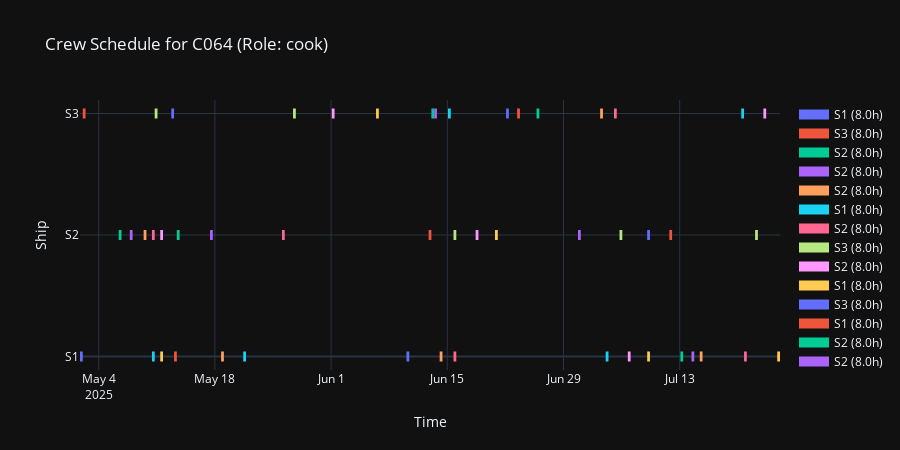

The code cell stored with this chart in its notebook:
### Code cell
_= plot_crew_schedule(df, 'C064', plot=True)

### Figure 1 — Plotly figure (JSON) as saved in the notebook; plotly's stock layout.template omitted (floating-point values rounded to 4 significant figures)
{"data": [{"hovertemplate": "Ship: S1<br>Role: cook<br>Shift length: 8.0 hours<br>%{x|%Y-%m-%d %H:%M}", "line": {"width": 10}, "mode": "lines", "name": "S1 (8.0h)", "x": ["2025-05-01T18:00:00-05:00", "2025-05-02T02:00:00-05:00"], "y": [0, 0], "type": "scatter"}, {"hovertemplate": "Ship: S3<br>Role: cook<br>Shift length: 8.0 hours<br>%{x|%Y-%m-%d %H:%M}", "line": {"width": 10}, "mode": "lines", "name": "S3 (8.0h)", "x": ["2025-05-02T02:00:00-05:00", "2025-05-02T10:00:00-05:00"], "y": [2, 2], "type": "scatter"}, {"hovertemplate": "Ship: S2<br>Role: cook<br>Shift length: 8.0 hours<br>%{x|%Y-%m-%d %H:%M}", "line": {"width": 10}, "mode": "lines", "name": "S2 (8.0h)", "x": ["2025-05-06T10:00:00-05:00", "2025-05-06T18:00:00-05:00"], "y": [1, 1], "type": "scatter"}, {"hovertemplate": "Ship: S2<br>Role: cook<br>Shift length: 8.0 hours<br>%{x|%Y-%m-%d %H:%M}", "line": {"width": 10}, "mode": "lines", "name": "S2 (8.0h)", "x": ["2025-05-07T18:00:00-05:00", "2025-05-08T02:00:00-05:00"], "y": [1, 1], "type": "scatter"}, {"hovertemplate": "Ship: S2<br>Role: cook<br>Shift length: 8.0 hours<br>%{x|%Y-%m-%d %H:%M}", "line": {"width": 10}, "mode": "lines", "name": "S2 (8.0h)", "x": ["2025-05-09T10:00:00-05:00", "2025-05-09T18:00:00-05:00"], "y": [1, 1], "type": "scatter"}, {"hovertemplate": "Ship: S1<br>Role: cook<br>Shift length: 8.0 hours<br>%{x|%Y-%m-%d %H:%M}", "line": {"width": 10}, "mode": "lines", "name": "S1 (8.0h)", "x": ["2025-05-10T10:00:00-05:00", "2025-05-10T18:00:00-05:00"], "y": [0, 0], "type": "scatter"}, {"hovertemplate": "Ship: S2<br>Role: cook<br>Shift length: 8.0 hours<br>%{x|%Y-%m-%d %H:%M}", "line": {"width": 10}, "mode": "lines", "name": "S2 (8.0h)", "x": ["2025-05-10T10:00:00-05:00", "2025-05-10T18:00:00-05:00"], "y": [1, 1], "type": "scatter"}, {"hovertemplate": "Ship: S3<br>Role: cook<br>Shift length: 8.0 hours<br>%{x|%Y-%m-%d %H:%M}", "line": {"width": 10}, "mode": "lines", "name": "S3 (8.0h)", "x": ["2025-05-10T18:00:00-05:00", "2025-05-11T02:00:00-05:00"], "y": [2, 2], "type": "scatter"}, {"hovertemplate": "Ship: S2<br>Role: cook<br>Shift length: 8.0 hours<br>%{x|%Y-%m-%d %H:%M}", "line": {"width": 10}, "mode": "lines", "name": "S2 (8.0h)", "x": ["2025-05-11T10:00:00-05:00", "2025-05-11T18:00:00-05:00"], "y": [1, 1], "type": "scatter"}, {"hovertemplate": "Ship: S1<br>Role: cook<br>Shift length: 8.0 hours<br>%{x|%Y-%m-%d %H:%M}", "line": {"width": 10}, "mode": "lines", "name": "S1 (8.0h)", "x": ["2025-05-11T10:00:00-05:00", "2025-05-11T18:00:00-05:00"], "y": [0, 0], "type": "scatter"}, {"hovertemplate": "Ship: S3<br>Role: cook<br>Shift length: 8.0 hours<br>%{x|%Y-%m-%d %H:%M}", "line": {"width": 10}, "mode": "lines", "name": "S3 (8.0h)", "x": ["2025-05-12T18:00:00-05:00", "2025-05-13T02:00:00-05:00"], "y": [2, 2], "type": "scatter"}, {"hovertemplate": "Ship: S1<br>Role: cook<br>Shift length: 8.0 hours<br>%{x|%Y-%m-%d %H:%M}", "line": {"width": 10}, "mode": "lines", "name": "S1 (8.0h)", "x": ["2025-05-13T02:00:00-05:00", "2025-05-13T10:00:00-05:00"], "y": [0, 0], "type": "scatter"}, {"hovertemplate": "Ship: S2<br>Role: cook<br>Shift length: 8.0 hours<br>%{x|%Y-%m-%d %H:%M}", "line": {"width": 10}, "mode": "lines", "name": "S2 (8.0h)", "x": ["2025-05-13T10:00:00-05:00", "2025-05-13T18:00:00-05:00"], "y": [1, 1], "type": "scatter"}, {"hovertemplate": "Ship: S2<br>Role: cook<br>Shift length: 8.0 hours<br>%{x|%Y-%m-%d %H:%M}", "line": {"width": 10}, "mode": "lines", "name": "S2 (8.0h)", "x": ["2025-05-17T10:00:00-05:00", "2025-05-17T18:00:00-05:00"], "y": [1, 1], "type": "scatter"}, {"hovertemplate": "Ship: S1<br>Role: cook<br>Shift length: 8.0 hours<br>%{x|%Y-%m-%d %H:%M}", "line": {"width": 10}, "mode": "lines", "name": "S1 (8.0h)", "x": ["2025-05-18T18:00:00-05:00", "2025-05-19T02:00:00-05:00"], "y": [0, 0], "type": "scatter"}, {"hovertemplate": "Ship: S1<br>Role: cook<br>Shift length: 8.0 hours<br>%{x|%Y-%m-%d %H:%M}", "line": {"width": 10}, "mode": "lines", "name": "S1 (8.0h)", "x": ["2025-05-21T10:00:00-05:00", "2025-05-21T18:00:00-05:00"], "y": [0, 0], "type": "scatter"}, {"hovertemplate": "Ship: S2<br>Role: cook<br>Shift length: 8.0 hours<br>%{x|%Y-%m-%d %H:%M}", "line": {"width": 10}, "mode": "lines", "name": "S2 (8.0h)", "x": ["2025-05-26T02:00:00-05:00", "2025-05-26T10:00:00-05:00"], "y": [1, 1], "type": "scatter"}, {"hovertemplate": "Ship: S3<br>Role: cook<br>Shift length: 8.0 hours<br>%{x|%Y-%m-%d %H:%M}", "line": {"width": 10}, "mode": "lines", "name": "S3 (8.0h)", "x": ["2025-05-27T10:00:00-05:00", "2025-05-27T18:00:00-05:00"], "y": [2, 2], "type": "scatter"}, {"hovertemplate": "Ship: S3<br>Role: cook<br>Shift length: 8.0 hours<br>%{x|%Y-%m-%d %H:%M}", "line": {"width": 10}, "mode": "lines", "name": "S3 (8.0h)", "x": ["2025-06-01T02:00:00-05:00", "2025-06-01T10:00:00-05:00"], "y": [2, 2], "type": "scatter"}, {"hovertemplate": "Ship: S3<br>Role: cook<br>Shift length: 8.0 hours<br>%{x|%Y-%m-%d %H:%M}", "line": {"width": 10}, "mode": "lines", "name": "S3 (8.0h)", "x": ["2025-06-06T10:00:00-05:00", "2025-06-06T18:00:00-05:00"], "y": [2, 2], "type": "scatter"}, {"hovertemplate": "Ship: S1<br>Role: cook<br>Shift length: 8.0 hours<br>%{x|%Y-%m-%d %H:%M}", "line": {"width": 10}, "mode": "lines", "name": "S1 (8.0h)", "x": ["2025-06-10T02:00:00-05:00", "2025-06-10T10:00:00-05:00"], "y": [0, 0], "type": "scatter"}, {"hovertemplate": "Ship: S2<br>Role: cook<br>Shift length: 8.0 hours<br>%{x|%Y-%m-%d %H:%M}", "line": {"width": 10}, "mode": "lines", "name": "S2 (8.0h)", "x": ["2025-06-12T18:00:00-05:00", "2025-06-13T02:00:00-05:00"], "y": [1, 1], "type": "scatter"}, {"hovertemplate": "Ship: S3<br>Role: cook<br>Shift length: 8.0 hours<br>%{x|%Y-%m-%d %H:%M}", "line": {"width": 10}, "mode": "lines", "name": "S3 (8.0h)", "x": ["2025-06-13T02:00:00-05:00", "2025-06-13T10:00:00-05:00"], "y": [2, 2], "type": "scatter"}, {"hovertemplate": "Ship: S3<br>Role: cook<br>Shift length: 8.0 hours<br>%{x|%Y-%m-%d %H:%M}", "line": {"width": 10}, "mode": "lines", "name": "S3 (8.0h)", "x": ["2025-06-13T10:00:00-05:00", "2025-06-13T18:00:00-05:00"], "y": [2, 2], "type": "scatter"}, {"hovertemplate": "Ship: S1<br>Role: cook<br>Shift length: 8.0 hours<br>%{x|%Y-%m-%d %H:%M}", "line": {"width": 10}, "mode": "lines", "name": "S1 (8.0h)", "x": ["2025-06-14T02:00:00-05:00", "2025-06-14T10:00:00-05:00"], "y": [0, 0], "type": "scatter"}, {"hovertemplate": "Ship: S3<br>Role: cook<br>Shift length: 8.0 hours<br>%{x|%Y-%m-%d %H:%M}", "line": {"width": 10}, "mode": "lines", "name": "S3 (8.0h)", "x": ["2025-06-15T02:00:00-05:00", "2025-06-15T10:00:00-05:00"], "y": [2, 2], "type": "scatter"}, {"hovertemplate": "Ship: S1<br>Role: cook<br>Shift length: 8.0 hours<br>%{x|%Y-%m-%d %H:%M}", "line": {"width": 10}, "mode": "lines", "name": "S1 (8.0h)", "x": ["2025-06-15T18:00:00-05:00", "2025-06-16T02:00:00-05:00"], "y": [0, 0], "type": "scatter"}, {"hovertemplate": "Ship: S2<br>Role: cook<br>Shift length: 8.0 hours<br>%{x|%Y-%m-%d %H:%M}", "line": {"width": 10}, "mode": "lines", "name": "S2 (8.0h)", "x": ["2025-06-15T18:00:00-05:00", "2025-06-16T02:00:00-05:00"], "y": [1, 1], "type": "scatter"}, {"hovertemplate": "Ship: S2<br>Role: cook<br>Shift length: 8.0 hours<br>%{x|%Y-%m-%d %H:%M}", "line": {"width": 10}, "mode": "lines", "name": "S2 (8.0h)", "x": ["2025-06-18T10:00:00-05:00", "2025-06-18T18:00:00-05:00"], "y": [1, 1], "type": "scatter"}, {"hovertemplate": "Ship: S2<br>Role: cook<br>Shift length: 8.0 hours<br>%{x|%Y-%m-%d %H:%M}", "line": {"width": 10}, "mode": "lines", "name": "S2 (8.0h)", "x": ["2025-06-20T18:00:00-05:00", "2025-06-21T02:00:00-05:00"], "y": [1, 1], "type": "scatter"}, {"hovertemplate": "Ship: S3<br>Role: cook<br>Shift length: 8.0 hours<br>%{x|%Y-%m-%d %H:%M}", "line": {"width": 10}, "mode": "lines", "name": "S3 (8.0h)", "x": ["2025-06-22T02:00:00-05:00", "2025-06-22T10:00:00-05:00"], "y": [2, 2], "type": "scatter"}, {"hovertemplate": "Ship: S3<br>Role: cook<br>Shift length: 8.0 hours<br>%{x|%Y-%m-%d %H:%M}", "line": {"width": 10}, "mode": "lines", "name": "S3 (8.0h)", "x": ["2025-06-23T10:00:00-05:00", "2025-06-23T18:00:00-05:00"], "y": [2, 2], "type": "scatter"}, {"hovertemplate": "Ship: S3<br>Role: cook<br>Shift length: 8.0 hours<br>%{x|%Y-%m-%d %H:%M}", "line": {"width": 10}, "mode": "lines", "name": "S3 (8.0h)", "x": ["2025-06-25T18:00:00-05:00", "2025-06-26T02:00:00-05:00"], "y": [2, 2], "type": "scatter"}, {"hovertemplate": "Ship: S2<br>Role: cook<br>Shift length: 8.0 hours<br>%{x|%Y-%m-%d %H:%M}", "line": {"width": 10}, "mode": "lines", "name": "S2 (8.0h)", "x": ["2025-06-30T18:00:00-05:00", "2025-07-01T02:00:00-05:00"], "y": [1, 1], "type": "scatter"}, {"hovertemplate": "Ship: S3<br>Role: cook<br>Shift length: 8.0 hours<br>%{x|%Y-%m-%d %H:%M}", "line": {"width": 10}, "mode": "lines", "name": "S3 (8.0h)", "x": ["2025-07-03T10:00:00-05:00", "2025-07-03T18:00:00-05:00"], "y": [2, 2], "type": "scatter"}, {"hovertemplate": "Ship: S1<br>Role: cook<br>Shift length: 8.0 hours<br>%{x|%Y-%m-%d %H:%M}", "line": {"width": 10}, "mode": "lines", "name": "S1 (8.0h)", "x": ["2025-07-04T02:00:00-05:00", "2025-07-04T10:00:00-05:00"], "y": [0, 0], "type": "scatter"}, {"hovertemplate": "Ship: S3<br>Role: cook<br>Shift length: 8.0 hours<br>%{x|%Y-%m-%d %H:%M}", "line": {"width": 10}, "mode": "lines", "name": "S3 (8.0h)", "x": ["2025-07-05T02:00:00-05:00", "2025-07-05T10:00:00-05:00"], "y": [2, 2], "type": "scatter"}, {"hovertemplate": "Ship: S2<br>Role: cook<br>Shift length: 8.0 hours<br>%{x|%Y-%m-%d %H:%M}", "line": {"width": 10}, "mode": "lines", "name": "S2 (8.0h)", "x": ["2025-07-05T18:00:00-05:00", "2025-07-06T02:00:00-05:00"], "y": [1, 1], "type": "scatter"}, {"hovertemplate": "Ship: S1<br>Role: cook<br>Shift length: 8.0 hours<br>%{x|%Y-%m-%d %H:%M}", "line": {"width": 10}, "mode": "lines", "name": "S1 (8.0h)", "x": ["2025-07-06T18:00:00-05:00", "2025-07-07T02:00:00-05:00"], "y": [0, 0], "type": "scatter"}, {"hovertemplate": "Ship: S1<br>Role: cook<br>Shift length: 8.0 hours<br>%{x|%Y-%m-%d %H:%M}", "line": {"width": 10}, "mode": "lines", "name": "S1 (8.0h)", "x": ["2025-07-09T02:00:00-05:00", "2025-07-09T10:00:00-05:00"], "y": [0, 0], "type": "scatter"}, {"hovertemplate": "Ship: S2<br>Role: cook<br>Shift length: 8.0 hours<br>%{x|%Y-%m-%d %H:%M}", "line": {"width": 10}, "mode": "lines", "name": "S2 (8.0h)", "x": ["2025-07-09T02:00:00-05:00", "2025-07-09T10:00:00-05:00"], "y": [1, 1], "type": "scatter"}, {"hovertemplate": "Ship: S2<br>Role: cook<br>Shift length: 8.0 hours<br>%{x|%Y-%m-%d %H:%M}", "line": {"width": 10}, "mode": "lines", "name": "S2 (8.0h)", "x": ["2025-07-11T18:00:00-05:00", "2025-07-12T02:00:00-05:00"], "y": [1, 1], "type": "scatter"}, {"hovertemplate": "Ship: S1<br>Role: cook<br>Shift length: 8.0 hours<br>%{x|%Y-%m-%d %H:%M}", "line": {"width": 10}, "mode": "lines", "name": "S1 (8.0h)", "x": ["2025-07-13T02:00:00-05:00", "2025-07-13T10:00:00-05:00"], "y": [0, 0], "type": "scatter"}, {"hovertemplate": "Ship: S1<br>Role: cook<br>Shift length: 8.0 hours<br>%{x|%Y-%m-%d %H:%M}", "line": {"width": 10}, "mode": "lines", "name": "S1 (8.0h)", "x": ["2025-07-14T10:00:00-05:00", "2025-07-14T18:00:00-05:00"], "y": [0, 0], "type": "scatter"}, {"hovertemplate": "Ship: S1<br>Role: cook<br>Shift length: 8.0 hours<br>%{x|%Y-%m-%d %H:%M}", "line": {"width": 10}, "mode": "lines", "name": "S1 (8.0h)", "x": ["2025-07-15T10:00:00-05:00", "2025-07-15T18:00:00-05:00"], "y": [0, 0], "type": "scatter"}, {"hovertemplate": "Ship: S3<br>Role: cook<br>Shift length: 8.0 hours<br>%{x|%Y-%m-%d %H:%M}", "line": {"width": 10}, "mode": "lines", "name": "S3 (8.0h)", "x": ["2025-07-20T10:00:00-05:00", "2025-07-20T18:00:00-05:00"], "y": [2, 2], "type": "scatter"}, {"hovertemplate": "Ship: S1<br>Role: cook<br>Shift length: 8.0 hours<br>%{x|%Y-%m-%d %H:%M}", "line": {"width": 10}, "mode": "lines", "name": "S1 (8.0h)", "x": ["2025-07-20T18:00:00-05:00", "2025-07-21T02:00:00-05:00"], "y": [0, 0], "type": "scatter"}, {"hovertemplate": "Ship: S2<br>Role: cook<br>Shift length: 8.0 hours<br>%{x|%Y-%m-%d %H:%M}", "line": {"width": 10}, "mode": "lines", "name": "S2 (8.0h)", "x": ["2025-07-22T02:00:00-05:00", "2025-07-22T10:00:00-05:00"], "y": [1, 1], "type": "scatter"}, {"hovertemplate": "Ship: S3<br>Role: cook<br>Shift length: 8.0 hours<br>%{x|%Y-%m-%d %H:%M}", "line": {"width": 10}, "mode": "lines", "name": "S3 (8.0h)", "x": ["2025-07-23T02:00:00-05:00", "2025-07-23T10:00:00-05:00"], "y": [2, 2], "type": "scatter"}, {"hovertemplate": "Ship: S1<br>Role: cook<br>Shift length: 8.0 hours<br>%{x|%Y-%m-%d %H:%M}", "line": {"width": 10}, "mode": "lines", "name": "S1 (8.0h)", "x": ["2025-07-24T18:00:00-05:00", "2025-07-25T02:00:00-05:00"], "y": [0, 0], "type": "scatter"}], "layout": {"yaxis": {"title": {"text": "Ship"}, "tickmode": "array", "tickvals": [0, 1, 2], "ticktext": ["S1", "S2", "S3"]}, "title": {"text": "Crew Schedule for C064 (Role: cook)"}, "xaxis": {"title": {"text": "Time"}}, "showlegend": true, "height": 450}}
